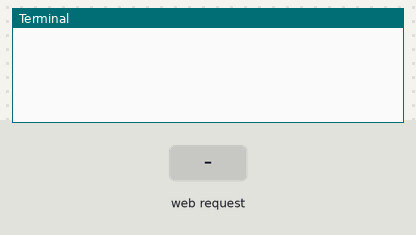
A program run on a simulated Raspberry Pi (BCM pin numbers). Shown: the last lines printed to the terminal. Inputs (shaded band) come from the test bench. The camera gives no picture and a still takes 0.5 s; the clock reads 2024-03-15 10:24:30 at power-on unless the program sets it.

Above: at 1.2 s.
1.3 s: HTTP request for / received
At 1.8 s:
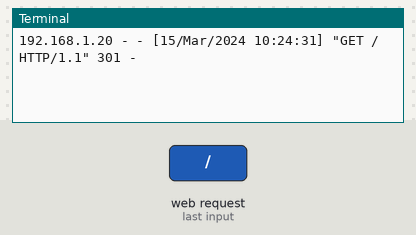
2.8 s: HTTP request for /index.html received
At 4.0 s:
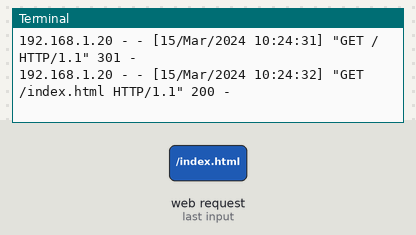
4.3 s: HTTP request for /stream.mjpg received
At 5.3 s:
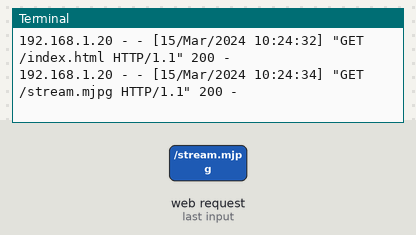

The program:

stream_8MP.py
```python
#!/usr/bin/env python

# Underwater Visual Data Acquisition Algorithm
# Author: VJA
# 1 - Real-time Video Streaming (via HTTP) - Server Script

import io
import picamera
import logging
import socketserver
from threading import Condition
from http import server
import time

PAGE="""\
<html>
<head>
<title>MJPEG streaming</title>
</head>
<body>
<h1>Underwater Real-time Streaming</h1>
<p>Resolution = 3280 x 2464<p>
<p>Frame Rate = 10 fps<p>
<img src="stream.mjpg" width="640" height="480" />
</body>
</html>
"""

class StreamingOutput(object):
    def __init__(self):
        self.frame = None
        self.buffer = io.BytesIO()
        self.condition = Condition()

    def write(self, buf):
        if buf.startswith(b'\xff\xd8'):
            # New frame, copy the existing buffer's content and notify all
            # clients it's available
            self.buffer.truncate()
            with self.condition:
                self.frame = self.buffer.getvalue()
                self.condition.notify_all()
            self.buffer.seek(0)
        return self.buffer.write(buf)

class StreamingHandler(server.BaseHTTPRequestHandler):
    def do_GET(self):
        if self.path == '/':
            self.send_response(301)
            self.send_header('Location', '/index.html')
            self.end_headers()
        elif self.path == '/index.html':
            content = PAGE.encode('utf-8')
            self.send_response(200)
            self.send_header('Content-Type', 'text/html')
            self.send_header('Content-Length', len(content))
            self.end_headers()
            self.wfile.write(content)
        elif self.path == '/stream.mjpg':
            self.send_response(200)
            self.send_header('Age', 0)
            self.send_header('Cache-Control', 'no-cache, private')
            self.send_header('Pragma', 'no-cache')
            self.send_header('Content-Type', 'multipart/x-mixed-replace; boundary=FRAME')
            self.end_headers()
            try:
                while True:
                    with output.condition:
                        output.condition.wait()
                        frame = output.frame
                    self.wfile.write(b'--FRAME\r\n')
                    self.send_header('Content-Type', 'image/jpeg')
                    self.send_header('Content-Length', len(frame))
                    self.end_headers()
                    self.wfile.write(frame)
                    self.wfile.write(b'\r\n')
            except Exception as e:
                logging.warning(
                    'Removed streaming client %s: %s',
                    self.client_address, str(e))
        else:
            self.send_error(404)
            self.end_headers()

class StreamingServer(socketserver.ThreadingMixIn, server.HTTPServer):
    allow_reuse_address = True
    daemon_threads = True

def initVideoSettings():
    # Modified settings for localized application
    videoSettings = {
        'resolution': (3280,2464),    # Modified from (1600, 1200)
        'frameRate': 10,
        'quality': 20,
        'format': 'mjpeg',             # MJPEG since H264 encodes up to 1080p videos only
        'exposure': 'auto',
        'AWB': 'auto',
        'sharpness': 0,
        'contrast': 0,
        'brightness': 50,
        'saturation': 0,
        'ISO': 500,                    # Modified from 400 --> 500
        'vflip': False
        }
    return videoSettings

# Check camera function
def isCameraOperational():
    try:
        camera = PiCamera()
        camera.close()
        return True
    except BaseException as e:
        #logging.error(str(e))
        return False

#def main():

videoSettings = initVideoSettings()
camera_okay_flag = isCameraOperational()

with picamera.PiCamera(resolution = videoSettings['resolution'], framerate = videoSettings['frameRate']) as camera:

    camera.resolution = videoSettings['resolution']
    camera.exposure_mode = videoSettings['exposure']
    camera.awb_mode = videoSettings['AWB']
    camera.vflip = videoSettings['vflip']
    camera.sharpness = videoSettings['sharpness']
    camera.contrast = videoSettings['contrast']
    camera.brightness = videoSettings['brightness']
    camera.saturation = videoSettings['saturation']
    camera.iso = videoSettings['ISO']

    output = StreamingOutput()

    camera.start_recording(output, format=videoSettings['format'])
    try:
        address = ('', 8080) # Original 8000
        server = StreamingServer(address, StreamingHandler)
        server.serve_forever()
    finally:
        camera.stop_recording()

    # TASK: Status logging

#if __name__ == '__main__':
 #   main()
```

Measured:
- after the input at 1.3 s, the terminal: prints a new line at once (image 1)
- after the input at 2.8 s, the terminal: prints a new line at once (image 2)
- after the input at 4.3 s, the terminal: prints a new line at once (image 3)
